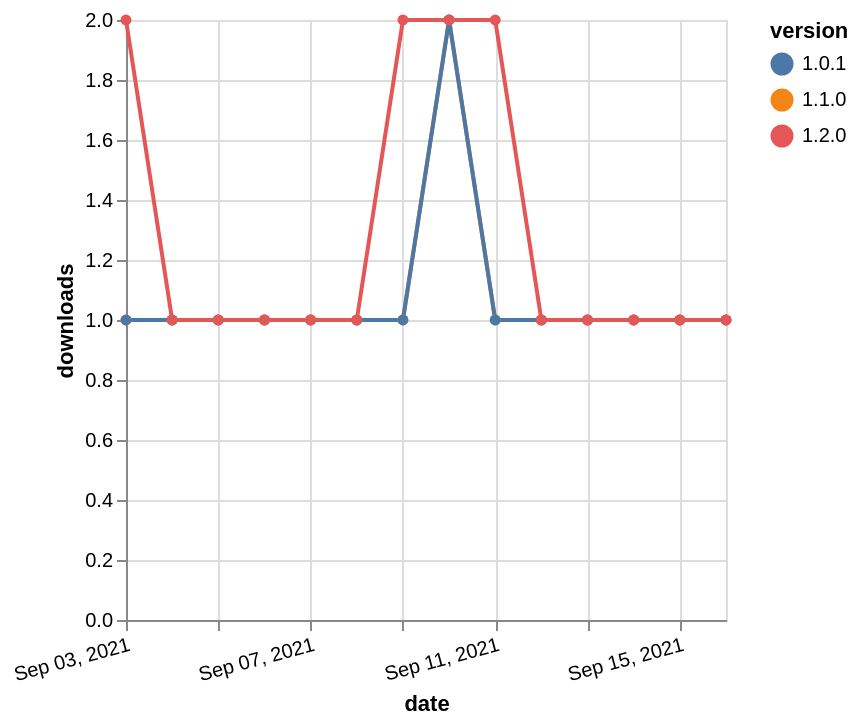

Write the Vega-Lite specification saved for this chart.
### Vega-Lite specification from a JSON file in a GitHub repository (floating-point values rounded to 4 significant figures)
{"$schema": "https://vega.github.io/schema/vega-lite/v5.json", "description": "A simple bar chart with embedded data.", "data": {"values": [{"date": "2021-09-03", "total": 176, "delta": 1, "version": "1.1.0"}, {"date": "2021-09-04", "total": 177, "delta": 1, "version": "1.1.0"}, {"date": "2021-09-05", "total": 178, "delta": 1, "version": "1.1.0"}, {"date": "2021-09-06", "total": 179, "delta": 1, "version": "1.1.0"}, {"date": "2021-09-07", "total": 180, "delta": 1, "version": "1.1.0"}, {"date": "2021-09-08", "total": 181, "delta": 1, "version": "1.1.0"}, {"date": "2021-09-09", "total": 182, "delta": 1, "version": "1.1.0"}, {"date": "2021-09-10", "total": 184, "delta": 2, "version": "1.1.0"}, {"date": "2021-09-11", "total": 185, "delta": 1, "version": "1.1.0"}, {"date": "2021-09-12", "total": 186, "delta": 1, "version": "1.1.0"}, {"date": "2021-09-13", "total": 187, "delta": 1, "version": "1.1.0"}, {"date": "2021-09-14", "total": 188, "delta": 1, "version": "1.1.0"}, {"date": "2021-09-15", "total": 189, "delta": 1, "version": "1.1.0"}, {"date": "2021-09-16", "total": 190, "delta": 1, "version": "1.1.0"}, {"date": "2021-09-03", "total": 170, "delta": 1, "version": "1.0.1"}, {"date": "2021-09-04", "total": 171, "delta": 1, "version": "1.0.1"}, {"date": "2021-09-05", "total": 172, "delta": 1, "version": "1.0.1"}, {"date": "2021-09-06", "total": 173, "delta": 1, "version": "1.0.1"}, {"date": "2021-09-07", "total": 174, "delta": 1, "version": "1.0.1"}, {"date": "2021-09-08", "total": 175, "delta": 1, "version": "1.0.1"}, {"date": "2021-09-09", "total": 176, "delta": 1, "version": "1.0.1"}, {"date": "2021-09-10", "total": 178, "delta": 2, "version": "1.0.1"}, {"date": "2021-09-11", "total": 179, "delta": 1, "version": "1.0.1"}, {"date": "2021-09-12", "total": 180, "delta": 1, "version": "1.0.1"}, {"date": "2021-09-13", "total": 181, "delta": 1, "version": "1.0.1"}, {"date": "2021-09-14", "total": 182, "delta": 1, "version": "1.0.1"}, {"date": "2021-09-15", "total": 183, "delta": 1, "version": "1.0.1"}, {"date": "2021-09-16", "total": 184, "delta": 1, "version": "1.0.1"}, {"date": "2021-09-03", "total": 295, "delta": 2, "version": "1.2.0"}, {"date": "2021-09-04", "total": 296, "delta": 1, "version": "1.2.0"}, {"date": "2021-09-05", "total": 297, "delta": 1, "version": "1.2.0"}, {"date": "2021-09-06", "total": 298, "delta": 1, "version": "1.2.0"}, {"date": "2021-09-07", "total": 299, "delta": 1, "version": "1.2.0"}, {"date": "2021-09-08", "total": 300, "delta": 1, "version": "1.2.0"}, {"date": "2021-09-09", "total": 302, "delta": 2, "version": "1.2.0"}, {"date": "2021-09-10", "total": 304, "delta": 2, "version": "1.2.0"}, {"date": "2021-09-11", "total": 306, "delta": 2, "version": "1.2.0"}, {"date": "2021-09-12", "total": 307, "delta": 1, "version": "1.2.0"}, {"date": "2021-09-13", "total": 308, "delta": 1, "version": "1.2.0"}, {"date": "2021-09-14", "total": 309, "delta": 1, "version": "1.2.0"}, {"date": "2021-09-15", "total": 310, "delta": 1, "version": "1.2.0"}, {"date": "2021-09-16", "total": 311, "delta": 1, "version": "1.2.0"}]}, "width": "container", "mark": {"type": "line", "point": {"filled": true}}, "encoding": {"x": {"field": "date", "type": "temporal", "timeUnit": "yearmonthdate", "title": "date", "axis": {"labelAngle": -15}}, "y": {"field": "delta", "type": "quantitative", "title": "downloads"}, "color": {"field": "version", "type": "nominal"}, "tooltip": {"field": "delta"}}}
